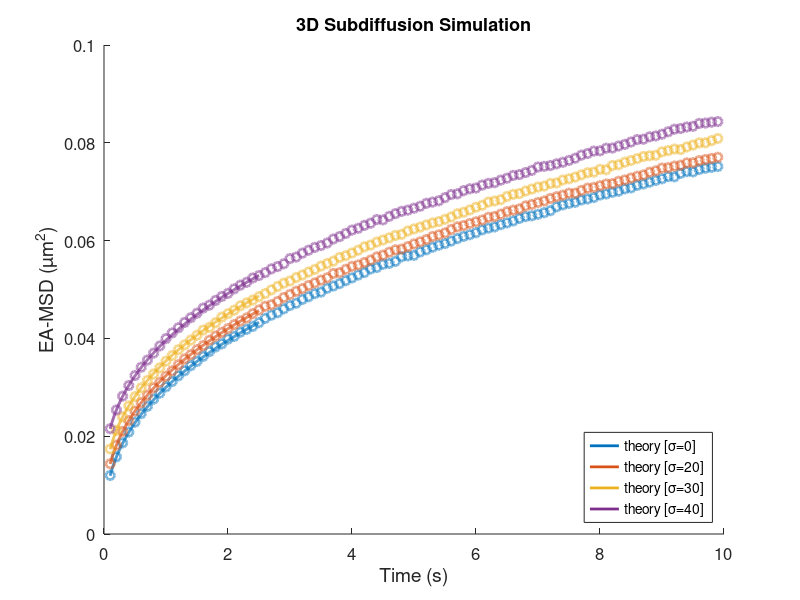

Source code (MATLAB): (Note: this script raises an error after producing the figure.)
%{
Author: Yu-Huan Wang (Kim Lab at UIUC) - yuhuanw2@illinois.edu
    Creation date: 9/24/2024
    Last update date: 10/9/2024

Description: This code simulation the diffusion following fractional
Brownian Motion (fBM), this allows subdiffusion simulation

In this version, I considered locErr as blurring, but I didn't consider
effect of motion blurring (averaging). There're two fitting methods to
choose from: 1) linear fitting in log scale. 2) non-linear fitting in log
scale

fBM core: 10.1103/PhysRevE.110.014105 (Eq.1)

---------------------------------------------------------------------------
%}

clear, clc, close all

simPath = 'C:\Users\yuhuanw2\Documents\MATLAB\simDiffusion\'; cd( simPath)
strain = 'sim';

% imaging parameters
nTracks = 50000;
nFrames = 100;      % frane number: 100 frames
frameT = 100e-3;    % frame interval: 100 ms
dt = frameT;         % simulation time step: 10 ms

% diffusion parameters
alpha = 0.4;        % subdiffusion exponent
D = 0.005;          % um^2/s
locErr = 0e-3;   % 20 nm, unit: um

% secondary parameters
nAvg = frameT/dt;       % number of averaging frames
nSteps = nFrames* nAvg; % simulation steps

fprintf( '~~~~ Simulation Starts ~~~~\n')
fprintf( '   D = %.1g,  dt = %d ms,  nFrame = %d,  locErr = %.1g um\n\n', D, dt*1e3, nFrames, locErr)


%% Subdiffusion simulation (fBM)

t = dt*( 1: nSteps);    covMat = zeros( nSteps);

tStart = tic;

% creating the covariance matrix
for i = 1: nSteps
    for j = 1: i
        % symmetric matrix, only calculate lower half
        covMat( i, j) = t(i)^alpha + t(j)^alpha - abs( t(i)-t(j))^alpha;
    end
end

% Cholesky decomposition
L = chol( D* covMat, 'lower');
fprintf( '~~~~  Time: %.2f s (Covariance Matrix Created)  ~~~~\n\n', toc( tStart))


%% Create Tracks & MSD Plotting

close all

figure( 'Position', [1000 400 420 400])
colorList = get( gca,'colororder');
cList = repmat( colorList, [2, 1]);

fitR = 1: 3; % fitting region of MSD
dim = 3; % dimension of the system

theoFlag = true; % flag for plotting the theoretical MSD
linearFitFlag = false; % 1: linear fit, 0: non-linear fit

locErrList = [ 0 20 30 40]* 1e-3;
% locErrList = 20e-3;

fitResult = nan( length( locErrList), 2);

for c = 1: length( locErrList)

    locErr = locErrList( c);
    EnsMSD = nan( nTracks, nSteps-1);

    tStart = tic;
    for i = 1: nTracks

        traj = L* randn( nSteps, 3); % generate subdiffusive tracks
        locE = locErr* randn( nSteps, 3); % unit: um
        
        trajLoc = traj + locE;

        % calculate EA-MSD
        dr = trajLoc( 2:end, :) - trajLoc( 1, :);
        EnsMSD( i, :) = sum( dr.^2, 2); % squared displacement (t-1 timelags)
    end

    eaMSD = mean( EnsMSD, 1);
    time = dt*( 1: nSteps-1);

    note = sprintf( '\\sigma=%d', locErr*1e3);
    
    % plot MSD
    scatter( time, eaMSD, 40, 'LineWidth', 2, 'MarkerEdgeColor', colorList( c,:),...
        'MarkerEdgeAlpha', 0.5, 'HandleVisibility','off'), hold on

    % linear fit in log-log scale
    f = polyfit( log( time( fitR)), log( eaMSD( fitR)), 1);
    alphaFit = f(1);    DFit = exp( f(2))/ (2*dim);
    
    if logical( theoFlag)
        % plot theoretical MSD
        tFit = linspace( time(1), time( round( nFrames/4)), 1000);
        MSDtheo = 2*dim* D* tFit.^ alpha + 2*dim* locErr^2;
        plot( tFit, MSDtheo, 'LineWidth', 2, 'color', colorList( c,:), 'DisplayName', sprintf( 'theory [%s]', note))

    elseif logical( linearFitFlag)
        % plot linear fit
        tFit = time( 1: round( end/6));  MSDFit =  2* dim* DFit* tFit.^ alphaFit;
        plot( tFit, MSDFit, 'LineWidth', 2, 'color', colorList( c,:), ...
            'DisplayName', sprintf( '\\alpha=%.2f, D=%.1e [%s]', alphaFit, DFit, note))
    else
        % non-linear fit using a comprehensive form: MSD = 6Dt^a + 6*locE^2 (problematic form for locE, overestimate)
        fun = fittype( 'log( 6*a*(x)^b+6*c)');
        x0 = [ DFit, alphaFit, 0];
        xmin = [ 0, 0, 0];
        xmax = [ inf, 2, inf];
        fitR2 = 1: 20;

        f = fit( time(fitR2)', log( eaMSD(fitR2))', fun, 'StartPoint', x0, 'Lower', xmin, 'Upper', xmax);
        DFit = f.a;  alphaFit = f.b;  locErrFit = sqrt( f.c); % unit: um
        
        tFit = linspace( time(1), time( round( nFrames/2)), 1000);    
        MSDFit = 2*dim*( DFit* tFit.^ alphaFit + f.c);
        plot( tFit, MSDFit, 'LineWidth', 2, 'color', colorList( c,:), 'DisplayName', ...
            sprintf( '\\alpha=%.2f, D=%.1e, \\sigma=%.0f', alphaFit, DFit, locErrFit*1e3))
    end

    fitResult( c, :) = [alphaFit, DFit];
    fprintf( '~~~~  Time: %.2f s (%d tracks, %d steps)  ~~~~\n', toc( tStart), nTracks, nSteps)

end

% plot setting
figure( gcf)
set( gca, 'FontSize', 12)
xlabel( 'Time (s)', 'FontSize', 14)
ylabel( 'EA-MSD (µm^2)', 'FontSize', 14)
legend( 'Location', 'northwest', 'FontSize', 10)
legend( 'Location', 'southeast', 'FontSize', 10)
title( '3D Subdiffusion Simulation', 'FontSize', 13)
subtitle( sprintf( 'Input: \\alpha=%g, D=%.0g, \\sigma varies', alpha, D), 'FontSize', 13)
set( gca, 'Xscale', 'log', 'YScale', 'log')

simTxt = sprintf( '%d tracks\n  dt = %dms', nTracks, dt*1e3);
% text( 0.5, 0.2, simTxt, 'FontSize', 13, 'Units', 'normalized')
txt = text( 0.1, 0.85, simTxt, 'FontSize', 13, 'Units', 'normalized');


